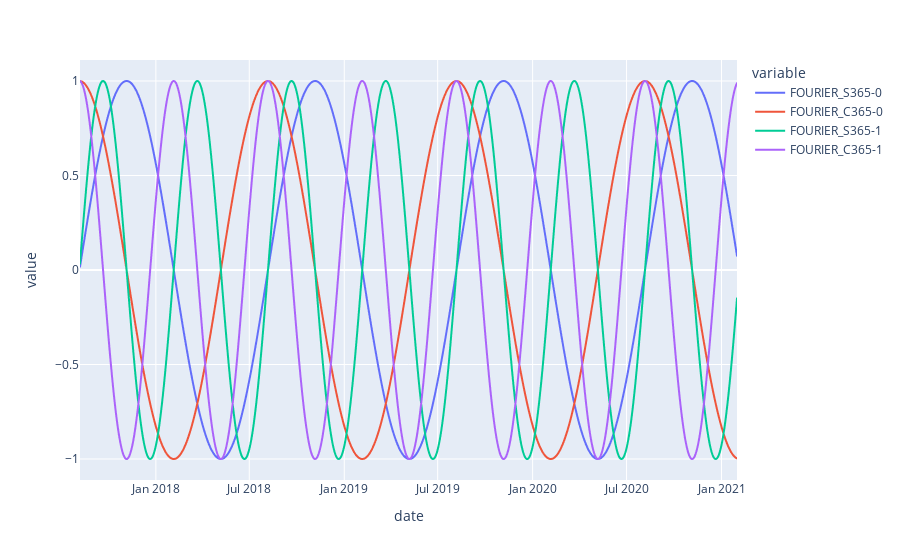

Source (notebook cell):
### Code cell
# yearly seasonality
fouri_terms = FourierFeaturizer(365.25, 2)
y_prime, df_fouri = fouri_terms.fit_transform(train_data)
df_fouri.index = y_prime.index

df_fouri.plot()

### Figure 1 — Plotly figure (JSON) as saved in the notebook; plotly's stock layout.template omitted (floating-point values rounded to 4 significant figures; data arrays with more than 128 entries replaced by an {"elided": "..."} marker saying what was removed)
{"data": [{"hovertemplate": "variable=FOURIER_S365-0<br>date=%{x}<br>value=%{y}<extra></extra>", "legendgroup": "FOURIER_S365-0", "line": {"color": "#636efa", "dash": "solid"}, "marker": {"symbol": "circle"}, "mode": "lines", "name": "FOURIER_S365-0", "showlegend": true, "type": "scattergl", "x": {"elided": "1274 str values"}, "xaxis": "x", "y": {"elided": "1274 float values"}, "yaxis": "y"}, {"hovertemplate": "variable=FOURIER_C365-0<br>date=%{x}<br>value=%{y}<extra></extra>", "legendgroup": "FOURIER_C365-0", "line": {"color": "#EF553B", "dash": "solid"}, "marker": {"symbol": "circle"}, "mode": "lines", "name": "FOURIER_C365-0", "showlegend": true, "type": "scattergl", "x": {"elided": "1274 str values"}, "xaxis": "x", "y": {"elided": "1274 float values"}, "yaxis": "y"}, {"hovertemplate": "variable=FOURIER_S365-1<br>date=%{x}<br>value=%{y}<extra></extra>", "legendgroup": "FOURIER_S365-1", "line": {"color": "#00cc96", "dash": "solid"}, "marker": {"symbol": "circle"}, "mode": "lines", "name": "FOURIER_S365-1", "showlegend": true, "type": "scattergl", "x": {"elided": "1274 str values"}, "xaxis": "x", "y": {"elided": "1274 float values"}, "yaxis": "y"}, {"hovertemplate": "variable=FOURIER_C365-1<br>date=%{x}<br>value=%{y}<extra></extra>", "legendgroup": "FOURIER_C365-1", "line": {"color": "#ab63fa", "dash": "solid"}, "marker": {"symbol": "circle"}, "mode": "lines", "name": "FOURIER_C365-1", "showlegend": true, "type": "scattergl", "x": {"elided": "1274 str values"}, "xaxis": "x", "y": {"elided": "1274 float values"}, "yaxis": "y"}], "layout": {"legend": {"title": {"text": "variable"}, "tracegroupgap": 0}, "margin": {"t": 60}, "xaxis": {"anchor": "y", "domain": [0, 1], "title": {"text": "date"}}, "yaxis": {"anchor": "x", "domain": [0, 1], "title": {"text": "value"}}}}
